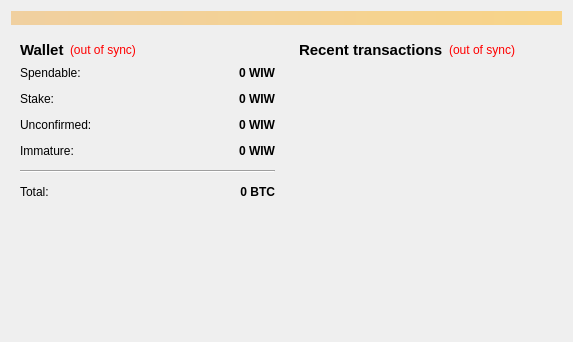
<?xml version="1.0" encoding="UTF-8"?>
<ui version="4.0">
 <class>OverviewPage</class>
 <widget class="QWidget" name="OverviewPage">
  <property name="geometry">
   <rect>
    <x>0</x>
    <y>0</y>
    <width>573</width>
    <height>342</height>
   </rect>
  </property>
  <property name="windowTitle">
   <string>Form</string>
  </property>
  <layout class="QVBoxLayout" name="topLayout">
   <item>
    <widget class="QLabel" name="labelAlerts">
     <property name="visible">
      <bool>false</bool>
     </property>
     <property name="styleSheet">
      <string notr="true">background-color: qlineargradient(x1: 0, y1: 0, x2: 1, y2: 0, stop:0 #F0D0A0, stop:1 #F8D488);  color:#000000
</string>
     </property>
     <property name="wordWrap">
      <bool>true</bool>
     </property>
     <property name="margin">
      <number>3</number>
     </property>
    </widget>
   </item>
   <item>
    <layout class="QHBoxLayout" name="horizontalLayout" stretch="1,1">
     <item>
      <layout class="QVBoxLayout" name="verticalLayout_2">
       <item>
        <widget class="QWidget" name="widget" native="true">
         <layout class="QVBoxLayout" name="verticalLayout_4">
          <item>
           <layout class="QHBoxLayout" name="horizontalLayout_4">
            <item>
             <widget class="QLabel" name="label_5">
              <property name="font">
               <font>
                <pointsize>11</pointsize>
                <weight>75</weight>
                <bold>true</bold>
               </font>
              </property>
              <property name="text">
               <string>Wallet</string>
              </property>
             </widget>
            </item>
            <item>
             <widget class="QLabel" name="labelWalletStatus">
              <property name="toolTip">
               <string>The displayed information may be out of date. Your wallet automatically synchronizes with the WiwCoin network after a connection is established, but this process has not completed yet.</string>
              </property>
              <property name="styleSheet">
               <string notr="true">QLabel { color: red; }</string>
              </property>
              <property name="text">
               <string notr="true">(out of sync)</string>
              </property>
              <property name="alignment">
               <set>Qt::AlignLeading|Qt::AlignLeft|Qt::AlignVCenter</set>
              </property>
             </widget>
            </item>
            <item>
             <spacer name="horizontalSpacer_2">
              <property name="orientation">
               <enum>Qt::Horizontal</enum>
              </property>
              <property name="sizeHint" stdset="0">
               <size>
                <width>40</width>
                <height>20</height>
               </size>
              </property>
             </spacer>
            </item>
           </layout>
          </item>
          <item>
           <layout class="QFormLayout" name="formLayout_2">
            <property name="fieldGrowthPolicy">
             <enum>QFormLayout::AllNonFixedFieldsGrow</enum>
            </property>
            <property name="horizontalSpacing">
             <number>12</number>
            </property>
            <property name="verticalSpacing">
             <number>12</number>
            </property>
            <item row="0" column="0">
             <widget class="QLabel" name="label">
              <property name="text">
               <string>Spendable:</string>
              </property>
             </widget>
            </item>
            <item row="0" column="1">
             <widget class="QLabel" name="labelBalance">
              <property name="font">
               <font>
                <weight>75</weight>
                <bold>true</bold>
               </font>
              </property>
              <property name="cursor">
               <cursorShape>IBeamCursor</cursorShape>
              </property>
              <property name="toolTip">
               <string>Your current spendable balance</string>
              </property>
              <property name="text">
               <string notr="true">0 WIW</string>
              </property>
              <property name="alignment">
               <set>Qt::AlignRight|Qt::AlignTrailing|Qt::AlignVCenter</set>
              </property>
              <property name="textInteractionFlags">
               <set>Qt::LinksAccessibleByMouse|Qt::TextSelectableByKeyboard|Qt::TextSelectableByMouse</set>
              </property>
             </widget>
            </item>
            <item row="1" column="0">
             <widget class="QLabel" name="label_6">
              <property name="text">
               <string>Stake:</string>
              </property>
             </widget>
            </item>
            <item row="1" column="1">
             <widget class="QLabel" name="labelStake">
              <property name="font">
               <font>
                <weight>75</weight>
                <bold>true</bold>
               </font>
              </property>
              <property name="cursor">
               <cursorShape>IBeamCursor</cursorShape>
              </property>
              <property name="toolTip">
               <string>Total of coins that was staked, and do not yet count toward the current balance</string>
              </property>
              <property name="text">
               <string notr="true">0 WIW</string>
              </property>
              <property name="alignment">
               <set>Qt::AlignRight|Qt::AlignTrailing|Qt::AlignVCenter</set>
              </property>
              <property name="textInteractionFlags">
               <set>Qt::LinksAccessibleByMouse|Qt::TextSelectableByKeyboard|Qt::TextSelectableByMouse</set>
              </property>
             </widget>
            </item>
            <item row="2" column="0">
             <widget class="QLabel" name="label_3">
              <property name="text">
               <string>Unconfirmed:</string>
              </property>
             </widget>
            </item>
            <item row="2" column="1">
             <widget class="QLabel" name="labelUnconfirmed">
              <property name="font">
               <font>
                <weight>75</weight>
                <bold>true</bold>
               </font>
              </property>
              <property name="cursor">
               <cursorShape>IBeamCursor</cursorShape>
              </property>
              <property name="toolTip">
               <string>Total of transactions that have yet to be confirmed, and do not yet count toward the current balance</string>
              </property>
              <property name="text">
               <string notr="true">0 WIW</string>
              </property>
              <property name="alignment">
               <set>Qt::AlignRight|Qt::AlignTrailing|Qt::AlignVCenter</set>
              </property>
              <property name="textInteractionFlags">
               <set>Qt::LinksAccessibleByMouse|Qt::TextSelectableByKeyboard|Qt::TextSelectableByMouse</set>
              </property>
             </widget>
            </item>
            <item row="3" column="0">
             <widget class="QLabel" name="labelImmatureText">
              <property name="text">
               <string>Immature:</string>
              </property>
             </widget>
            </item>
            <item row="3" column="1">
             <widget class="QLabel" name="labelImmature">
              <property name="font">
               <font>
                <weight>75</weight>
                <bold>true</bold>
               </font>
              </property>
              <property name="toolTip">
               <string>Mined balance that has not yet matured</string>
              </property>
              <property name="text">
               <string notr="true">0 WIW</string>
              </property>
              <property name="alignment">
               <set>Qt::AlignRight|Qt::AlignTrailing|Qt::AlignVCenter</set>
              </property>
              <property name="textInteractionFlags">
               <set>Qt::LinksAccessibleByMouse|Qt::TextSelectableByKeyboard|Qt::TextSelectableByMouse</set>
              </property>
             </widget>
            </item>
            <item row="4" column="0" colspan="2">
             <widget class="Line" name="line">
              <property name="orientation">
               <enum>Qt::Horizontal</enum>
              </property>
             </widget>
            </item>
            <item row="5" column="0">
             <widget class="QLabel" name="labelTotalText">
              <property name="text">
               <string>Total:</string>
              </property>
             </widget>
            </item>
            <item row="5" column="1">
             <widget class="QLabel" name="labelTotal">
              <property name="font">
               <font>
                <weight>75</weight>
                <bold>true</bold>
               </font>
              </property>
              <property name="cursor">
               <cursorShape>IBeamCursor</cursorShape>
              </property>
              <property name="toolTip">
               <string>Your current total balance</string>
              </property>
              <property name="text">
               <string notr="true">0 BTC</string>
              </property>
              <property name="alignment">
               <set>Qt::AlignRight|Qt::AlignTrailing|Qt::AlignVCenter</set>
              </property>
              <property name="textInteractionFlags">
               <set>Qt::LinksAccessibleByMouse|Qt::TextSelectableByKeyboard|Qt::TextSelectableByMouse</set>
              </property>
             </widget>
            </item>
           </layout>
          </item>
         </layout>
        </widget>
       </item>
       <item>
        <spacer name="verticalSpacer">
         <property name="orientation">
          <enum>Qt::Vertical</enum>
         </property>
         <property name="sizeHint" stdset="0">
          <size>
           <width>20</width>
           <height>40</height>
          </size>
         </property>
        </spacer>
       </item>
       <item>
        <widget class="QLabel" name="label_61">
         <property name="text">
          <string/>
         </property>
         <property name="pixmap">
          <pixmap resource="../bitcoin.qrc">:/images/splash</pixmap>
         </property>
         <property name="scaledContents">
          <bool>false</bool>
         </property>
         <property name="alignment">
          <set>Qt::AlignCenter</set>
         </property>
         <property name="margin">
          <number>-2</number>
         </property>
        </widget>
       </item>
      </layout>
     </item>
     <item>
      <layout class="QVBoxLayout" name="verticalLayout_3">
       <item>
        <widget class="QWidget" name="widget_2" native="true">
         <layout class="QVBoxLayout" name="verticalLayout">
          <item>
           <layout class="QHBoxLayout" name="horizontalLayout_2">
            <item>
             <widget class="QLabel" name="label_4">
              <property name="font">
               <font>
                <pointsize>11</pointsize>
                <weight>75</weight>
                <bold>true</bold>
               </font>
              </property>
              <property name="text">
               <string>&lt;b&gt;Recent transactions&lt;/b&gt;</string>
              </property>
             </widget>
            </item>
            <item>
             <widget class="QLabel" name="labelTransactionsStatus">
              <property name="toolTip">
               <string>The displayed information may be out of date. Your wallet automatically synchronizes with the WiwCoin network after a connection is established, but this process has not completed yet.</string>
              </property>
              <property name="styleSheet">
               <string notr="true">QLabel { color: red; }</string>
              </property>
              <property name="text">
               <string notr="true">(out of sync)</string>
              </property>
              <property name="alignment">
               <set>Qt::AlignRight|Qt::AlignTrailing|Qt::AlignVCenter</set>
              </property>
             </widget>
            </item>
            <item>
             <spacer name="horizontalSpacer">
              <property name="orientation">
               <enum>Qt::Horizontal</enum>
              </property>
              <property name="sizeHint" stdset="0">
               <size>
                <width>40</width>
                <height>20</height>
               </size>
              </property>
             </spacer>
            </item>
           </layout>
          </item>
          <item>
           <widget class="QListView" name="listTransactions">
            <property name="styleSheet">
             <string notr="true">QListView { background: transparent; }</string>
            </property>
            <property name="frameShape">
             <enum>QFrame::NoFrame</enum>
            </property>
            <property name="verticalScrollBarPolicy">
             <enum>Qt::ScrollBarAlwaysOff</enum>
            </property>
            <property name="horizontalScrollBarPolicy">
             <enum>Qt::ScrollBarAlwaysOff</enum>
            </property>
            <property name="selectionMode">
             <enum>QAbstractItemView::NoSelection</enum>
            </property>
           </widget>
          </item>
         </layout>
        </widget>
       </item>
      </layout>
     </item>
    </layout>
   </item>
  </layout>
 </widget>
 <resources/>
 <connections/>
</ui>
